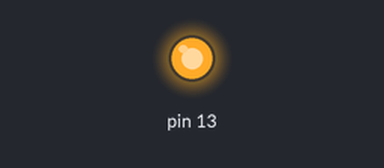
The sketch below on a simulated Arduino Uno, built with avr-gcc and run on an emulated ATmega328P. Parts: output pins drawn as LEDs (lit = HIGH).

Above: at 0.6 s.
At 3.0 s:
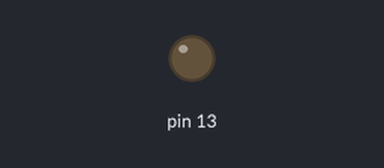
Timing chart, 0 to 4.0 s (numbered marks = the images above):
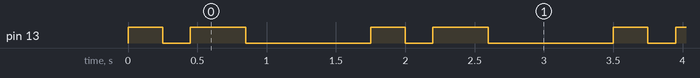

Measured:
- by itself, pin 13: repeats every 1.8 s: LOW 0.20 s, HIGH 0.40 s, LOW 0.90 s, HIGH 0.25 s
- by itself, everything shown: repeats every 1.8 s, in 4 steps

The sketch:

blink.ino
```cpp
// the setup function runs once when you press reset or power the board

void setup() {
  pinMode(13, OUTPUT);
}

// the loop function runs over and over again forever
void loop() {
  digitalWrite(13, HIGH);   // turn the LED on (HIGH is the voltage level)
  delay(250);                       // wait for a second
  digitalWrite(13, LOW);    // turn the LED off by making the voltage LOW
  delay(200);                       // wait for a second

  digitalWrite(13, HIGH);   // turn the LED on (HIGH is the voltage level)
  delay(400);                       // wait for a second
  digitalWrite(13, LOW);    // turn the LED off by making the voltage LOW
  delay(900);
}
```
